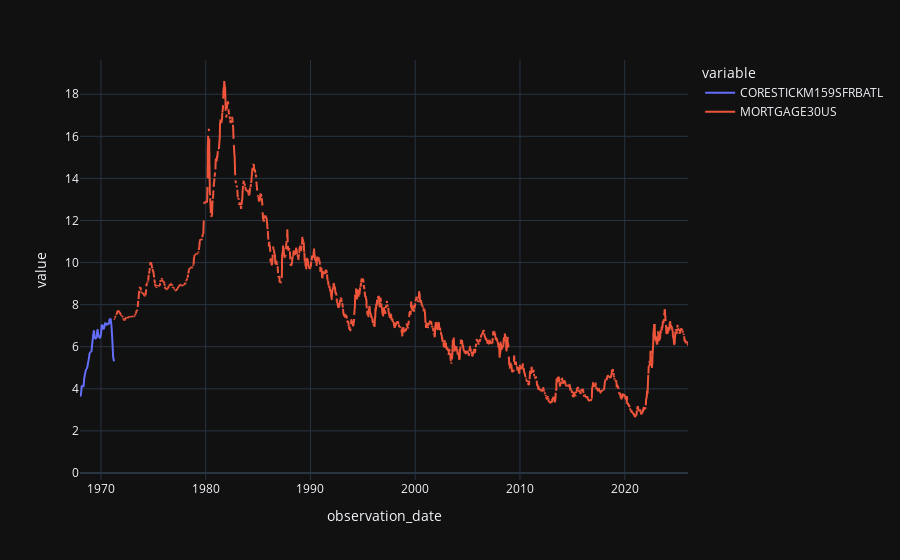

Write notebook code for a chart like this one.
### Markdown cell above
## Parse dates to join time series

### Code cell
# as observation_date is the index in both dataframes and was parsed as datetime, we no longer need to sort by it
df = pd.concat(objs=[df1,df2],axis=1)
df.plot()

### Figure 1 — Plotly figure (JSON) as saved in the notebook; plotly's stock layout.template omitted (floating-point values rounded to 4 significant figures; data arrays with more than 128 entries replaced by an {"elided": "..."} marker saying what was removed)
{"data": [{"hovertemplate": "variable=CORESTICKM159SFRBATL<br>observation_date=%{x}<br>value=%{y}<extra></extra>", "legendgroup": "CORESTICKM159SFRBATL", "line": {"color": "#636efa", "dash": "solid"}, "marker": {"symbol": "circle"}, "mode": "lines", "name": "CORESTICKM159SFRBATL", "showlegend": true, "type": "scattergl", "x": {"elided": "3469 str values"}, "xaxis": "x", "y": {"elided": "3469 float values"}, "yaxis": "y"}, {"hovertemplate": "variable=MORTGAGE30US<br>observation_date=%{x}<br>value=%{y}<extra></extra>", "legendgroup": "MORTGAGE30US", "line": {"color": "#EF553B", "dash": "solid"}, "marker": {"symbol": "circle"}, "mode": "lines", "name": "MORTGAGE30US", "showlegend": true, "type": "scattergl", "x": {"elided": "3469 str values"}, "xaxis": "x", "y": {"elided": "3469 float values"}, "yaxis": "y"}], "layout": {"legend": {"title": {"text": "variable"}, "tracegroupgap": 0}, "margin": {"t": 60}, "xaxis": {"anchor": "y", "domain": [0, 1], "title": {"text": "observation_date"}}, "yaxis": {"anchor": "x", "domain": [0, 1], "title": {"text": "value"}}}}
